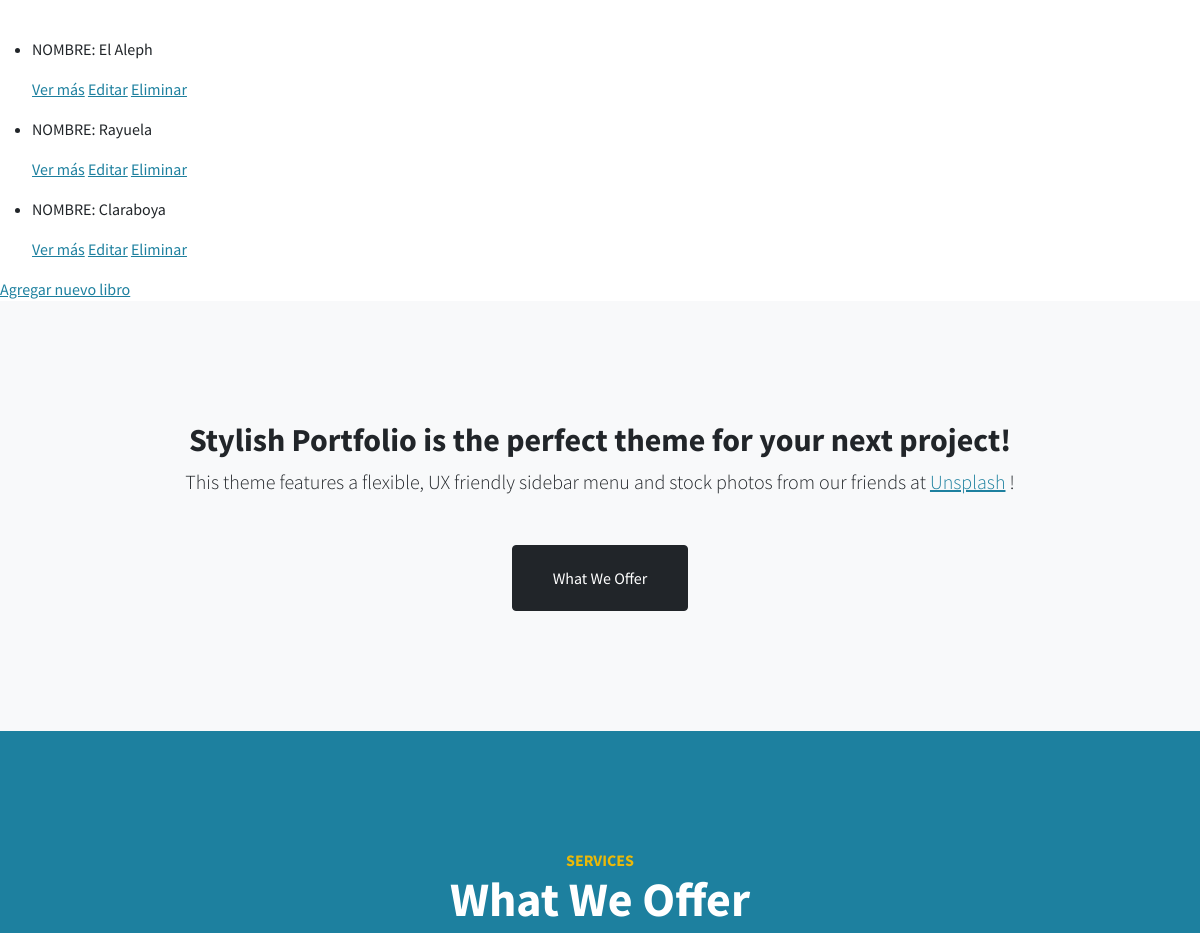
/App1/libros/list (middle part), run on an earlier commit of the app's database.
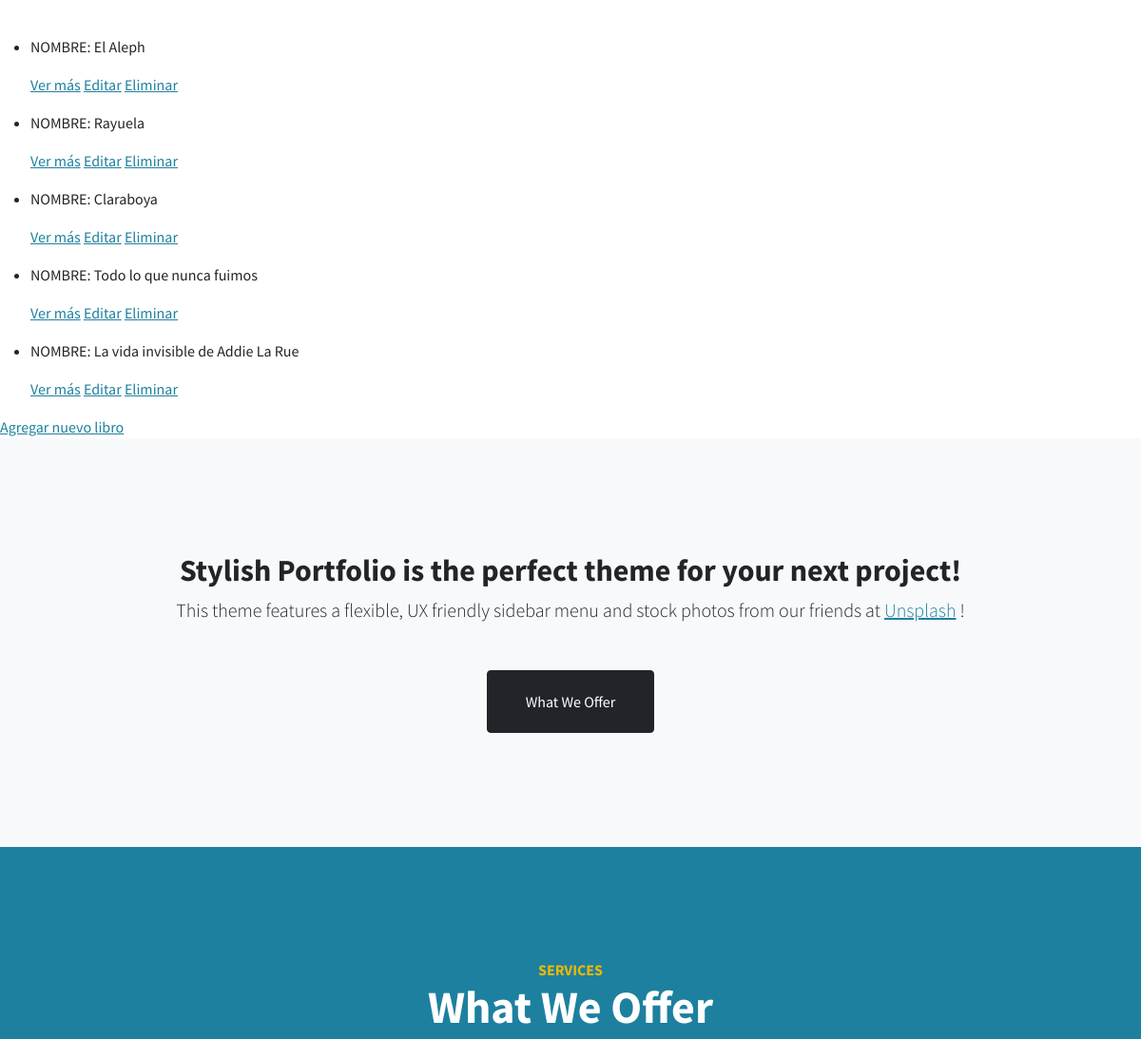
And on a later commit of the database.
### App1/models.py (models this page shows, shortened)
class Libros (models.Model):
    genero = models.CharField(max_length=40)
    nombre = models.CharField(max_length=50)
    numeroId = models.IntegerField()

### App1/views.py (the view)
# urls.py: path('libros/list', views.LibrosList.as_view(), name='List'),
class LibrosList(ListView):
    model = Libros
    template_name = "App1/libros_list.html"

### App1/templates/App1/libros_list.html (shortened to what this page needs)
{% extends "App1/padre.html" %}
{% load static %}
        {% block contenido %}
          <p>LIBROS:</p> <br>
          <ul>
            {% for libros in object_list %}
            <li>
              <p>NOMBRE: {{ libros.nombre}}</p>
              <p>
              <a href="{% url 'Detail' libros.id %}">Ver más</a>
              <a href="{% url 'Edit' libros.id %}">Editar</a>
              <a href="{% url 'Delete' libros.id %}">Eliminar</a>
            </p>
            </li>
            {% endfor %}
          </ul>
          <a href="{% url 'New'%}"> Agregar nuevo libro </a>
        {% endblock %}

What changed in the data, as far as the page shows it:
added Libros: nombre "Todo lo que nunca fuimos"
added Libros: nombre "La vida invisible de Addie La Rue"
